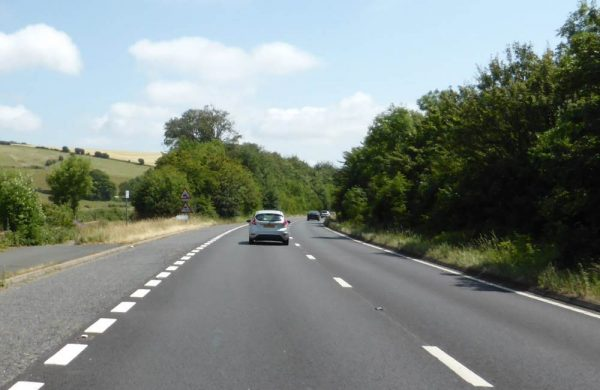
#> input picture cv_fundamentals/test.jpg, 600 x 390 px
$ python regionMask.py   (Python 2 division)
#> lines starting #> are read from the running program, lines starting #| are printed output that depends on the picture; after the words box and inside, x2 and y2 are one past the last pixel; in counts of white or black regions, pixels touching at a corner belong together
import matplotlib.pyplot as plt
import matplotlib.image as mpimg
import numpy as np

# Read in the image and print out some stats
image = mpimg.imread('test.jpg')
#> image is the input picture: shape (390, 600, 3); mean R, G, B 128.9, 137.7, 132.9
#print('This image is: ', type(image), 'with dimensions: ', image.shape)

# Grab the x and y size and make a copy of the image
ysize = image.shape[0]
#> ysize = 390
xsize = image.shape[1]
#> xsize = 600
print xsize, ysize
#| 600 390
# Note: always make a copy rather than simply using "="
region_select = np.copy(image)

# Define a triangular region of interest
left_bottom = [0, 390]
right_bottom = [600, 390]
apex = [300, 150]

# connect these points using a straight line formula

fit_left = np.polyfit((left_bottom[0], apex[0]),(left_bottom[1], apex[1]),1 )
fit_right = np.polyfit((right_bottom[0], apex[0]),(right_bottom[1], apex[1]),1 )
fit_bottom = np.polyfit((left_bottom[0], right_bottom[0]),(left_bottom[1], right_bottom[1]),1 )

# creating meshgrid
XX, YY = np.meshgrid(np.arange(0,xsize),np.arange(0,ysize))
region_thresholds = (YY > (XX*fit_left[0] + fit_left[1])) & \
					(YY > (XX*fit_right[0] + fit_right[1])) & \
					(YY < (XX*fit_bottom[0] + fit_bottom[1]))

# make the region of interest red in color
region_select[region_thresholds] = [255,0,0]
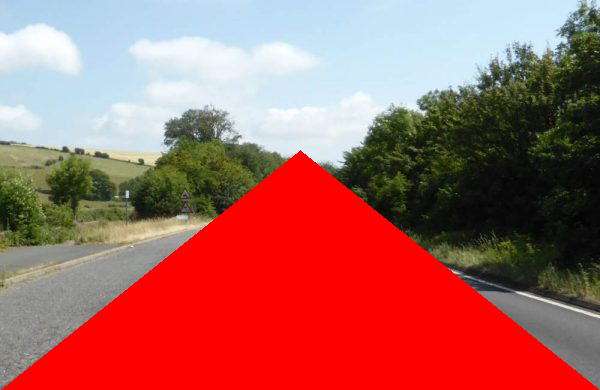
#> region_select: shape (390, 600, 3); mean R, G, B 170.3, 100.4, 96.3

#Display the image
plt.imshow(region_select)
plt.show()

mpimg.imsave("region-mask.jpg", region_select)
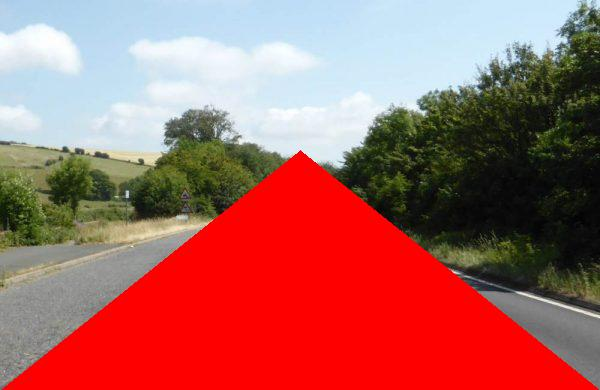
#> saved as region-mask.jpg: shape (390, 600, 3); mean R, G, B 169.9, 100.5, 96.4

$ run again, with cv_fundamentals/highway.jpg copied over cv_fundamentals/test.jpg
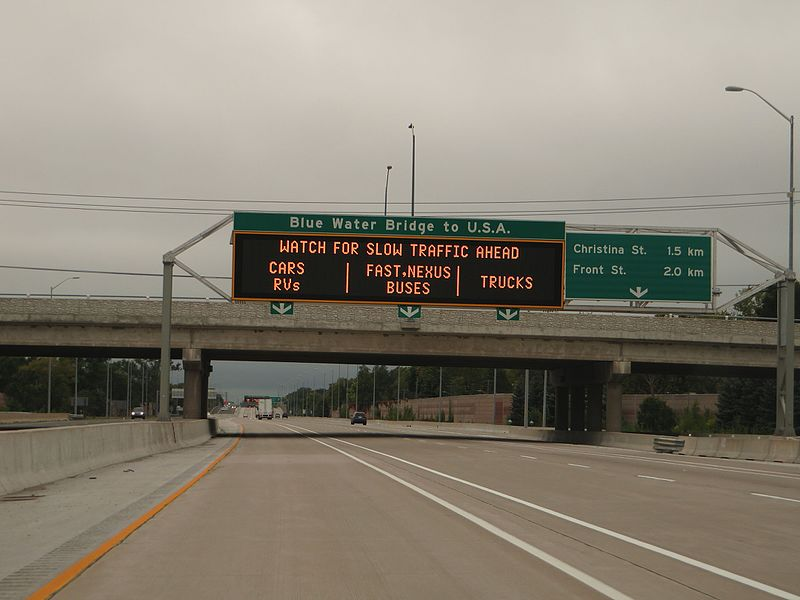
#> input picture cv_fundamentals/highway.jpg, 800 x 600 px
#> image is the input picture: shape (600, 800, 3); mean R, G, B 134.4, 127.5, 114.7
#| 800 600
#> `region_select[region_thresholds] = [255,0,0]`:
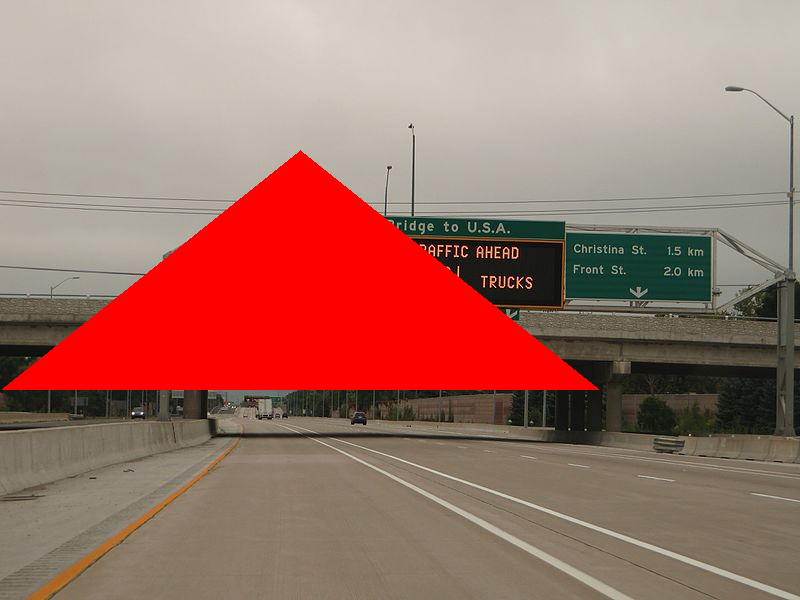
#> region_select: shape (600, 800, 3); 14.95% of pixels changed, all inside (x1, y1, x2, y2) = (2, 150, 599, 390)

$ run again, with cv_fundamentals/highway.png saved as cv_fundamentals/test.jpg
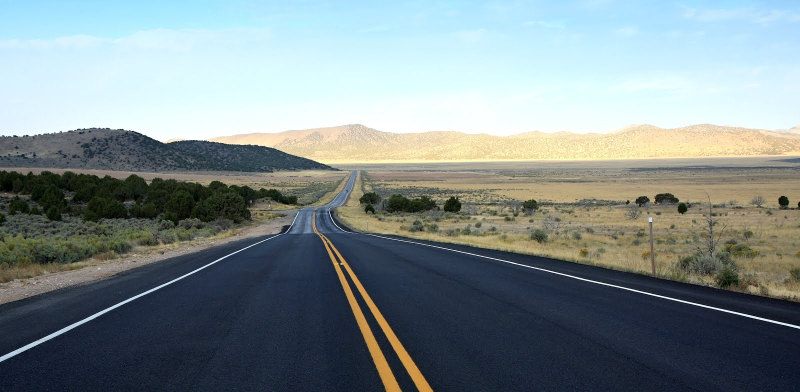
#> input picture cv_fundamentals/highway.png, 1600 x 784 px (shown at 1/2 size)
#> image is the input picture: shape (784, 1600, 3); mean R, G, B 126.7, 138.8, 140.2
#| 1600 784
#> `region_select[region_thresholds] = [255,0,0]`:
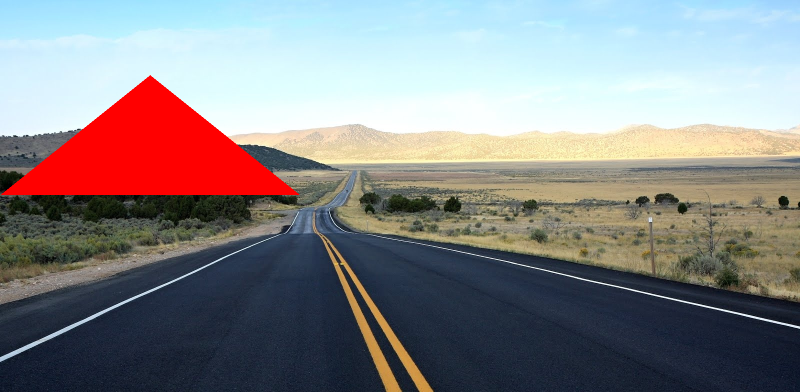
#> region_select: shape (784, 1600, 3) (shown at 1/2 size); 5.72% of pixels changed, all inside (x1, y1, x2, y2) = (2, 150, 599, 390)
